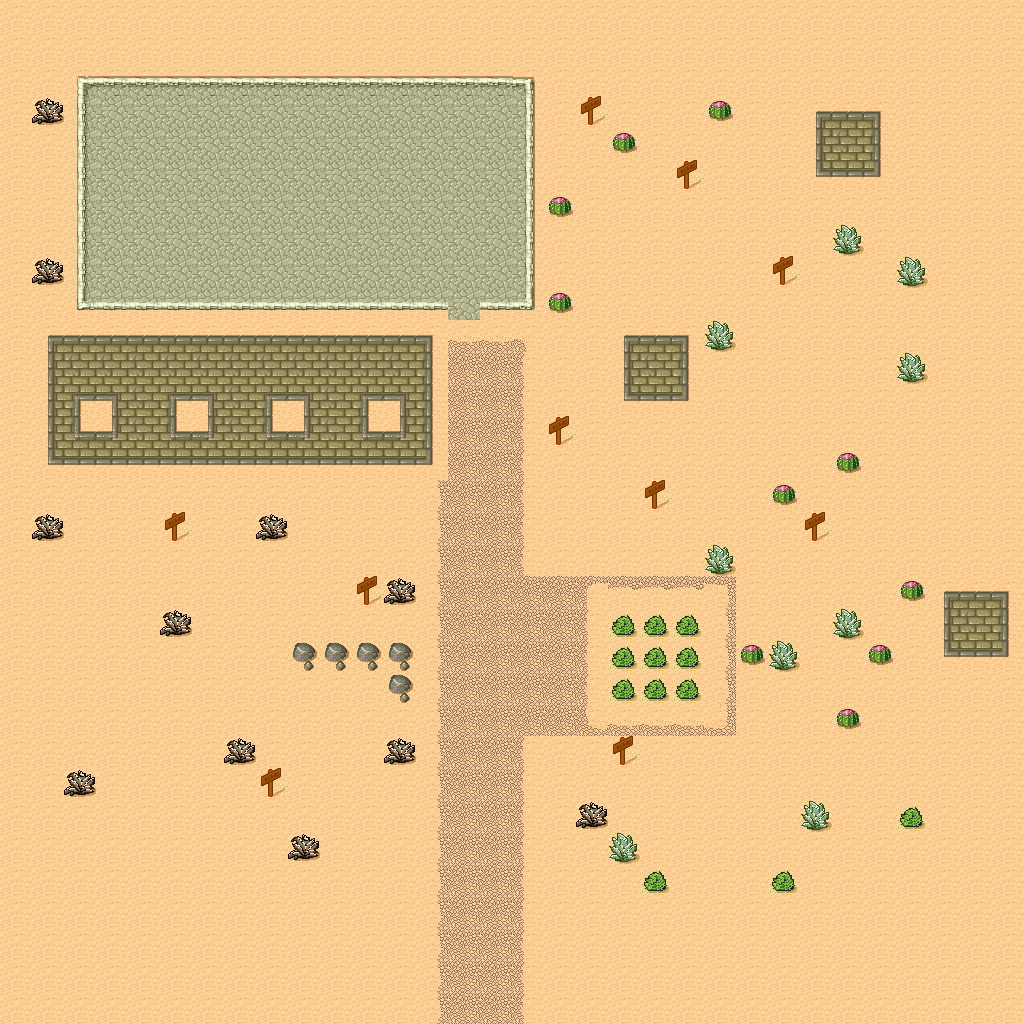

A level layout from a 2D game, rendered from its tile map. Below: a short description, then the map file with its tile-grid data intact:
An orthogonal 32x32 tile map with 32x32 px tiles, 2 tile layers (terrain, objets).

<map version="1.0" orientation="orthogonal" renderorder="right-down" width="32" height="32" tilewidth="32" tileheight="32" nextobjectid="1">
 <tileset firstgid="1" name="tmw_desert_spacing" tilewidth="32" tileheight="32" spacing="1" margin="1" tilecount="225" columns="15">
  <image source="../Image/tmw_desert_spacing.png" width="512" height="512" />
 </tileset>
 <layer name="terrain" width="32" height="32">
  <data encoding="csv">
51,51,51,51,51,51,51,51,51,51,51,51,51,51,51,51,51,51,51,51,51,51,51,51,51,51,51,51,51,51,51,51,
51,51,51,51,51,51,51,51,51,51,51,51,51,51,51,51,51,51,51,51,51,51,51,51,51,51,51,51,51,51,51,51,
51,51,46,47,47,47,47,47,47,47,47,47,47,47,47,47,48,51,51,51,51,51,51,51,51,51,51,51,51,51,51,51,
51,51,61,62,62,62,62,62,62,62,62,62,62,62,62,62,63,51,51,51,51,51,51,51,51,1,2,3,51,51,51,51,
51,51,61,62,62,62,62,62,62,62,62,62,62,62,62,62,63,51,51,51,51,51,51,51,51,16,17,18,51,51,51,51,
51,51,61,62,62,62,62,62,62,62,62,62,62,62,62,62,63,51,51,51,51,51,51,51,51,31,32,33,51,51,51,51,
51,51,61,62,62,62,62,62,62,62,62,62,62,62,62,62,63,51,51,51,51,51,51,51,51,51,51,51,51,51,51,51,
51,51,61,62,62,62,62,62,62,62,62,62,62,62,62,62,63,51,51,51,51,51,51,51,51,51,51,51,51,51,51,51,
51,51,61,62,62,62,62,62,62,62,62,62,62,62,62,62,63,51,51,51,51,51,51,51,51,51,51,51,51,51,51,51,
51,51,76,77,77,77,77,77,77,77,77,77,77,77,62,77,78,51,51,51,51,51,51,51,51,51,51,51,51,51,51,51,
51,1,2,2,2,2,2,2,2,2,2,2,2,3,7,7,8,51,51,1,2,3,51,51,51,51,51,51,51,51,51,51,
51,16,17,17,17,17,17,17,17,17,17,17,17,18,22,22,23,51,51,16,17,18,51,51,51,51,51,51,51,51,51,51,
51,16,34,35,17,34,35,17,34,35,17,34,35,18,22,22,23,51,51,31,32,33,51,51,51,51,51,51,51,51,51,51,
51,16,49,50,17,49,50,17,49,50,17,49,50,18,22,22,23,51,51,51,51,51,51,51,51,51,51,51,51,51,51,51,
51,31,32,32,32,32,32,32,32,32,32,32,32,33,22,22,23,51,51,51,51,51,51,51,51,51,51,51,51,51,51,51,
51,51,51,51,51,51,51,51,51,51,51,51,51,21,22,22,23,51,51,51,51,51,51,51,51,51,51,51,51,51,51,51,
51,51,51,51,51,51,51,51,51,51,51,51,51,21,22,22,23,51,51,51,51,51,51,51,51,51,51,51,51,51,51,51,
51,51,51,51,51,51,51,51,51,51,51,51,51,21,22,22,23,51,51,51,51,51,51,51,51,51,51,51,51,51,51,51,
51,51,51,51,51,51,51,51,51,51,51,51,51,21,22,22,22,22,4,37,37,37,5,51,51,51,51,51,51,1,2,3,
51,51,51,51,51,51,51,51,51,51,51,51,51,21,22,22,22,22,23,51,51,51,21,51,51,51,51,51,51,16,17,18,
51,51,51,51,51,51,51,51,51,51,51,51,51,21,22,22,22,22,23,51,51,51,21,51,51,51,51,51,51,31,32,33,
51,51,51,51,51,51,51,51,51,51,51,51,51,21,22,22,22,22,23,51,51,51,21,51,51,51,51,51,51,51,51,51,
51,51,51,51,51,51,51,51,51,51,51,51,51,21,22,22,22,22,19,7,7,7,20,51,51,51,51,51,51,51,51,51,
51,51,51,51,51,51,51,51,51,51,51,51,51,21,22,22,23,51,51,51,51,51,51,51,51,51,51,51,51,51,51,51,
51,51,51,51,51,51,51,51,51,51,51,51,51,21,22,22,23,51,51,51,51,51,51,51,51,51,51,51,51,51,51,51,
51,51,51,51,51,51,51,51,51,51,51,51,51,21,22,22,23,51,51,51,51,51,51,51,51,51,51,51,51,51,51,51,
51,51,51,51,51,51,51,51,51,51,51,51,51,21,22,22,23,51,51,51,51,51,51,51,51,51,51,51,51,51,51,51,
51,51,51,51,51,51,51,51,51,51,51,51,51,21,22,22,23,51,51,51,51,51,51,51,51,51,51,51,51,51,51,51,
51,51,51,51,51,51,51,51,51,51,51,51,51,21,22,22,23,51,51,51,51,51,51,51,51,51,51,51,51,51,51,51,
51,51,51,51,51,51,51,51,51,51,51,51,51,21,22,22,23,51,51,51,51,51,51,51,51,51,51,51,51,51,51,51,
51,51,51,51,51,51,51,51,51,51,51,51,51,21,22,22,23,51,51,51,51,51,51,51,51,51,51,51,51,51,51,51,
51,51,51,51,51,51,51,51,51,51,51,51,51,21,22,22,23,51,51,51,51,51,51,51,51,51,51,51,51,51,51,51
</data>
 </layer>
 <layer name="objets" width="32" height="32">
  <data encoding="csv">
0,0,0,0,0,0,0,0,0,0,0,0,0,0,0,0,0,0,0,0,0,0,0,0,0,0,0,0,0,0,0,0,
0,0,0,0,0,0,0,0,0,0,0,0,0,0,0,0,0,0,0,0,0,0,0,0,0,0,0,0,0,0,0,0,
0,0,0,0,0,0,0,0,0,0,0,0,0,0,0,0,0,0,0,0,0,0,0,0,0,0,0,0,0,0,0,0,
0,67,0,0,0,0,0,0,0,0,0,0,0,0,0,0,0,0,81,0,0,0,52,0,0,0,0,0,0,0,0,0,
0,0,0,0,0,0,0,0,0,0,0,0,0,0,0,0,0,0,0,52,0,0,0,0,0,0,0,0,0,0,0,0,
0,0,0,0,0,0,0,0,0,0,0,0,0,0,0,0,0,0,0,0,0,81,0,0,0,0,0,0,0,0,0,0,
0,0,0,0,0,0,0,0,0,0,0,0,0,0,0,0,0,52,0,0,0,0,0,0,0,0,0,0,0,0,0,0,
0,0,0,0,0,0,0,0,0,0,0,0,0,0,0,0,0,0,0,0,0,0,0,0,0,0,66,0,0,0,0,0,
0,67,0,0,0,0,0,0,0,0,0,0,0,0,0,0,0,0,0,0,0,0,0,0,81,0,0,0,66,0,0,0,
0,0,0,0,0,0,0,0,0,0,0,0,0,0,0,0,0,52,0,0,0,0,0,0,0,0,0,0,0,0,0,0,
0,0,0,0,0,0,0,0,0,0,0,0,0,0,0,0,0,0,0,0,0,0,66,0,0,0,0,0,0,0,0,0,
0,0,0,0,0,0,0,0,0,0,0,0,0,0,0,0,0,0,0,0,0,0,0,0,0,0,0,0,66,0,0,0,
0,0,0,0,0,0,0,0,0,0,0,0,0,0,0,0,0,0,0,0,0,0,0,0,0,0,0,0,0,0,0,0,
0,0,0,0,0,0,0,0,0,0,0,0,0,0,0,0,0,81,0,0,0,0,0,0,0,0,0,0,0,0,0,0,
0,0,0,0,0,0,0,0,0,0,0,0,0,0,0,0,0,0,0,0,0,0,0,0,0,0,52,0,0,0,0,0,
0,0,0,0,0,0,0,0,0,0,0,0,0,0,0,0,0,0,0,0,81,0,0,0,52,0,0,0,0,0,0,0,
0,67,0,0,0,81,0,0,67,0,0,0,0,0,0,0,0,0,0,0,0,0,0,0,0,81,0,0,0,0,0,0,
0,0,0,0,0,0,0,0,0,0,0,0,0,0,0,0,0,0,0,0,0,0,66,0,0,0,0,0,0,0,0,0,
0,0,0,0,0,0,0,0,0,0,0,81,67,0,0,0,0,0,0,0,0,0,0,0,0,0,0,0,52,0,0,0,
0,0,0,0,0,67,0,0,0,0,0,0,0,0,0,0,0,0,0,83,83,83,0,0,0,0,66,0,0,0,0,0,
0,0,0,0,0,0,0,0,0,53,53,53,53,0,0,22,0,0,0,83,83,83,0,52,66,0,0,52,0,0,0,0,
0,0,0,0,0,0,0,0,0,0,0,0,53,0,0,0,0,0,0,83,83,83,0,0,0,0,0,0,0,0,0,0,
0,0,0,0,0,0,0,0,0,0,0,0,0,0,0,0,0,0,0,0,0,0,0,0,0,0,52,0,0,0,0,0,
0,0,0,0,0,0,0,67,0,0,0,0,67,0,0,0,0,0,0,81,51,51,51,0,0,0,0,0,0,0,0,0,
0,0,67,0,0,0,0,0,81,0,0,0,0,0,0,0,0,0,0,51,51,51,51,0,0,0,0,0,0,0,0,0,
0,0,0,0,0,0,0,0,0,0,0,0,0,0,0,0,0,0,67,0,0,0,0,0,0,66,0,0,83,0,0,0,
0,0,0,0,0,0,0,0,0,67,0,0,0,0,0,0,0,0,0,66,0,0,0,0,0,0,0,0,0,0,0,0,
0,0,0,0,0,0,0,0,0,0,0,0,0,0,0,0,0,0,0,0,83,0,0,0,83,0,0,0,0,0,0,0,
0,0,0,0,0,0,0,0,0,0,0,0,0,0,0,0,0,0,0,0,0,0,0,0,0,0,0,0,0,0,0,0,
0,0,0,0,0,0,0,0,0,0,0,0,0,0,0,0,0,0,0,0,0,0,0,0,0,0,0,0,0,0,0,0,
0,0,0,0,0,0,0,0,0,0,0,0,0,0,0,0,0,0,0,0,0,0,0,0,0,0,0,0,0,0,0,0,
0,0,0,0,0,0,0,0,0,0,0,0,0,0,0,0,0,0,0,0,0,0,0,0,0,0,0,0,0,0,0,0
</data>
 </layer>
</map>
